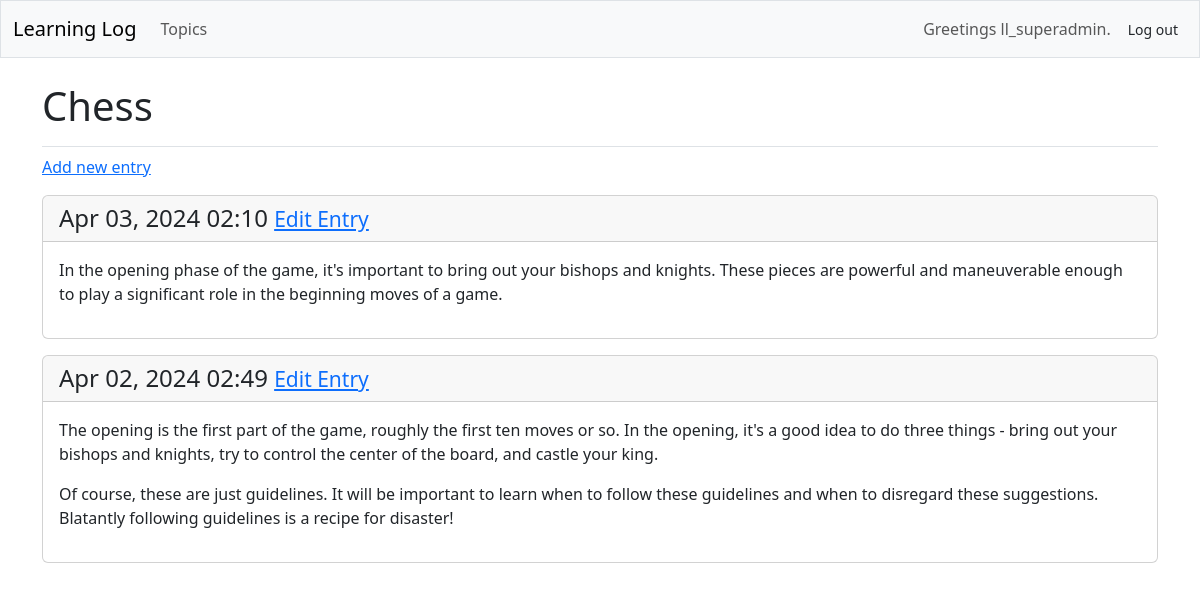
/topics/1/ (signed in), run on the app's committed database.
### learning_logs/models.py (models this page shows, shortened)
class Topic( models.Model ):
    text       = models.CharField( max_length=200 )
    date_added = models.DateTimeField( auto_now_add=True )
    owner      = models.ForeignKey( User, on_delete=models.CASCADE )

class Entry( models.Model ):
    topic      = models.ForeignKey( Topic, on_delete=models.CASCADE )
    text       = models.TextField()
    date_added = models.DateTimeField( auto_now_add=True )
    class Meta:
        verbose_name_plural = 'entries'

### learning_logs/views.py (the view)
# urls.py: path( 'topics/<int:topic_id>/', views.topic, name='topic' ),
@login_required
def topic( request, topic_id ):
    topic   = Topic.objects.get( id=topic_id )
    if topic.owner != request.user:
        raise Http404
    entries = topic.entry_set.order_by( '-date_added' )    #  Sort by 'reverse' date
    context = {'topic': topic, 'entries': entries }
    return render( request, 'learning_logs/topic.html', context )

### learning_logs/templates/learning_logs/topic.html
{% extends 'learning_logs/base.html' %}
{% block page_header %}
  <h1>{{ topic.text }}</h1>
{% endblock page_header %}
{% block content %}
<p>
  <a href="{% url 'learning_logs:new_entry' topic.id %}">Add new entry</a>
</p>
    {% for entry in entries %}
      <div class="card mb-3">
        <h4 class="card-header">
          {{ entry.date_added|date:'M d, Y H:i' }}
          <small><a href="{% url 'learning_logs:edit_entry' entry.id %}">
                  Edit Entry</a></small>
        </h4>
        <div class="card-body">{{ entry.text|linebreaks }}</div>
      </div>
    {% empty %}
      <li>There are no entries for this topic yet.</li>
    {% endfor %}
{% endblock content %}

### learning_logs/templates/learning_logs/base.html (shortened to what this page needs)
<!DOCTYPE html>
<html lang="en">
<head>
    {% load django_bootstrap5 %}
    {% bootstrap_css %}
</head>
<body>
    <nav class="navbar navbar-expand-md navbar-light bg-light mb-4 border">
        <div class="container-fluid">
            <a class="navbar-brand" href="{% url 'learning_logs:index' %}">
                Learning Log</a>
            <div class="collapse navbar-collapse" id="navbarCollapse">
                <ul class="navbar-nav me-auto mb-2 mb-md-0">
                    <li class="nav-item">
                        <a class="nav-link" href="{% url 'learning_logs:topics' %}">
                            Topics</a>
                    </li>
                </ul>
                <ul class="navbar-nav ms-auto mb-2 mb-md-0">
                    {% if user.is_authenticated %}
                      <li class="nav-item">
                        <span class="navbar-text me-2">Greetings {{ user.username }}.</span>
                      </li>
                    {% endif %}
                </ul>
                {% if user.is_authenticated %}
                  <form action="{% url 'accounts:logout' %}" method='post'>
                    <button name="submit" class='btn btn-otline-secondary btn-sm'>
                        Log out</button>
                  </form>
                {% endif %}
            </div>
        </div>
    </nav>
    <main class="container">
        <div class="pb-2 mb-2 border-bottom">
            {% block page_header %}{% endblock page_header %}
        </div>
        <div>
            {% block content %}{% endblock content %}
        </div>
    </main>
</body>
</html>

### data on the page
Topic: text "Chess"
Entry: date_added "Apr 03, 2024 02:10", text "In the opening phase of the game, it's important to bring out your bishops and knights. These pieces are powerful and maneuverable enough to play a significant role in the beginning moves of a game."
Entry: date_added "Apr 02, 2024 02:49", text "The opening is the first part of the game, roughly the first ten moves or so. In the opening, it's a good idea to do three things - bring out your bishops and knights, try to control the center of the board, and castle your king. Of course, these are just guidelines. It will be important to learn when to follow these guidelines and when to disregard these suggestions. Blatantly following guidelines is a recipe for disaster!"

### other printed values
{{ user.username }} "ll_superadmin"
